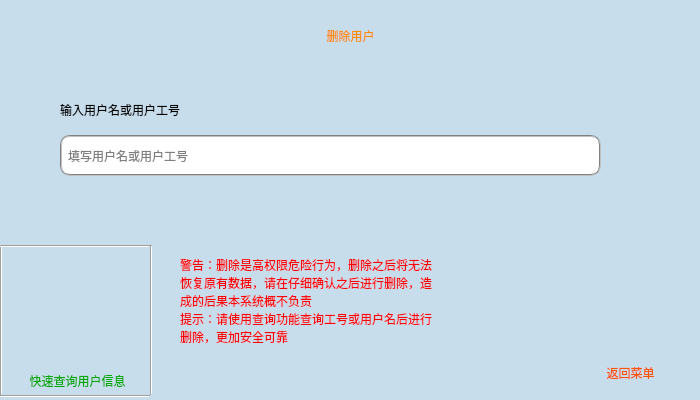
<?xml version="1.0" encoding="UTF-8"?>
<ui version="4.0">
 <class>DeleteUser</class>
 <widget class="QMainWindow" name="DeleteUser">
  <property name="geometry">
   <rect>
    <x>0</x>
    <y>0</y>
    <width>700</width>
    <height>400</height>
   </rect>
  </property>
  <property name="windowTitle">
   <string>MainWindow</string>
  </property>
  <widget class="QWidget" name="centralwidget">
   <widget class="Line" name="line_3">
    <property name="geometry">
     <rect>
      <x>150</x>
      <y>245</y>
      <width>3</width>
      <height>150</height>
     </rect>
    </property>
    <property name="orientation">
     <enum>Qt::Vertical</enum>
    </property>
   </widget>
   <widget class="Line" name="line">
    <property name="geometry">
     <rect>
      <x>0</x>
      <y>245</y>
      <width>150</width>
      <height>3</height>
     </rect>
    </property>
    <property name="orientation">
     <enum>Qt::Horizontal</enum>
    </property>
   </widget>
   <widget class="QPushButton" name="pb_back">
    <property name="geometry">
     <rect>
      <x>660</x>
      <y>355</y>
      <width>30</width>
      <height>30</height>
     </rect>
    </property>
    <property name="styleSheet">
     <string notr="true">background-color: rgba(154, 200, 233, 115);background-image: url(:/res/res/ADD_GOODS_ICO/menu.png);</string>
    </property>
    <property name="text">
     <string/>
    </property>
    <property name="flat">
     <bool>true</bool>
    </property>
   </widget>
   <widget class="Line" name="line_2">
    <property name="geometry">
     <rect>
      <x>0</x>
      <y>245</y>
      <width>3</width>
      <height>150</height>
     </rect>
    </property>
    <property name="orientation">
     <enum>Qt::Vertical</enum>
    </property>
   </widget>
   <widget class="QLabel" name="label_6">
    <property name="geometry">
     <rect>
      <x>60</x>
      <y>95</y>
      <width>241</width>
      <height>30</height>
     </rect>
    </property>
    <property name="styleSheet">
     <string notr="true">font: 13pt &quot;方正粗圆简体&quot;;
</string>
    </property>
    <property name="text">
     <string>输入用户名或用户工号</string>
    </property>
   </widget>
   <widget class="QLabel" name="label_3">
    <property name="geometry">
     <rect>
      <x>0</x>
      <y>-5</y>
      <width>701</width>
      <height>81</height>
     </rect>
    </property>
    <property name="styleSheet">
     <string notr="true">font: 30pt &quot;方正粗圆简体&quot;;
color: rgb(255, 140, 0);</string>
    </property>
    <property name="text">
     <string>删除用户</string>
    </property>
    <property name="alignment">
     <set>Qt::AlignCenter</set>
    </property>
   </widget>
   <widget class="QPushButton" name="pb_GoDelete">
    <property name="geometry">
     <rect>
      <x>610</x>
      <y>129</y>
      <width>50</width>
      <height>50</height>
     </rect>
    </property>
    <property name="styleSheet">
     <string notr="true">background-color: rgba(154, 200, 233, 115);background-image: url(:/res/res/ICO2/Delete.png);</string>
    </property>
    <property name="text">
     <string/>
    </property>
    <property name="flat">
     <bool>true</bool>
    </property>
   </widget>
   <widget class="QPushButton" name="pb_SearchUser">
    <property name="geometry">
     <rect>
      <x>25</x>
      <y>265</y>
      <width>100</width>
      <height>100</height>
     </rect>
    </property>
    <property name="styleSheet">
     <string notr="true">background-color: rgba(154, 200, 233, 115);background-image: url(:/res/res/ICO2/search.png);
color: rgba(154, 200, 233, 115);</string>
    </property>
    <property name="text">
     <string/>
    </property>
    <property name="flat">
     <bool>true</bool>
    </property>
   </widget>
   <widget class="QLabel" name="label_2">
    <property name="geometry">
     <rect>
      <x>7</x>
      <y>370</y>
      <width>141</width>
      <height>21</height>
     </rect>
    </property>
    <property name="styleSheet">
     <string notr="true">font:9pt &quot;方正粗圆简体&quot;;
color: rgb(0, 170, 0);</string>
    </property>
    <property name="text">
     <string>快速查询用户信息</string>
    </property>
    <property name="alignment">
     <set>Qt::AlignCenter</set>
    </property>
   </widget>
   <widget class="QLabel" name="label_4">
    <property name="geometry">
     <rect>
      <x>590</x>
      <y>362</y>
      <width>81</width>
      <height>21</height>
     </rect>
    </property>
    <property name="styleSheet">
     <string notr="true">font:9pt &quot;方正粗圆简体&quot;;
color: rgb(255, 85, 0);</string>
    </property>
    <property name="text">
     <string>返回菜单</string>
    </property>
    <property name="alignment">
     <set>Qt::AlignCenter</set>
    </property>
   </widget>
   <widget class="QLineEdit" name="le_UserId">
    <property name="geometry">
     <rect>
      <x>60</x>
      <y>135</y>
      <width>541</width>
      <height>41</height>
     </rect>
    </property>
    <property name="styleSheet">
     <string notr="true">font: 10pt &quot;方正粗圆简体&quot;;border:2px groove gray;border-radius:10px;padding:2px 4px</string>
    </property>
    <property name="placeholderText">
     <string>填写用户名或用户工号</string>
    </property>
    <property name="clearButtonEnabled">
     <bool>true</bool>
    </property>
   </widget>
   <widget class="QLabel" name="label">
    <property name="geometry">
     <rect>
      <x>0</x>
      <y>-5</y>
      <width>700</width>
      <height>430</height>
     </rect>
    </property>
    <property name="styleSheet">
     <string notr="true">background-color: rgba(154, 200, 233, 115);</string>
    </property>
    <property name="text">
     <string/>
    </property>
   </widget>
   <widget class="QLabel" name="label_7">
    <property name="geometry">
     <rect>
      <x>180</x>
      <y>245</y>
      <width>391</width>
      <height>111</height>
     </rect>
    </property>
    <property name="styleSheet">
     <string notr="true">font: 11pt &quot;方正粗圆简体&quot;;
color: rgb(255, 0, 0);</string>
    </property>
    <property name="text">
     <string>警告：删除是高权限危险行为，删除之后将无法
恢复原有数据，请在仔细确认之后进行删除，造
成的后果本系统概不负责
提示：请使用查询功能查询工号或用户名后进行
删除，更加安全可靠</string>
    </property>
   </widget>
   <widget class="Line" name="line_4">
    <property name="geometry">
     <rect>
      <x>0</x>
      <y>395</y>
      <width>150</width>
      <height>3</height>
     </rect>
    </property>
    <property name="orientation">
     <enum>Qt::Horizontal</enum>
    </property>
   </widget>
   <widget class="QLabel" name="label_5">
    <property name="geometry">
     <rect>
      <x>30</x>
      <y>140</y>
      <width>30</width>
      <height>30</height>
     </rect>
    </property>
    <property name="styleSheet">
     <string notr="true">background-image: url(:/res/res/User.png);</string>
    </property>
    <property name="text">
     <string/>
    </property>
   </widget>
   <zorder>label</zorder>
   <zorder>label_2</zorder>
   <zorder>line_4</zorder>
   <zorder>pb_GoDelete</zorder>
   <zorder>label_3</zorder>
   <zorder>pb_back</zorder>
   <zorder>label_7</zorder>
   <zorder>label_6</zorder>
   <zorder>line_3</zorder>
   <zorder>le_UserId</zorder>
   <zorder>label_4</zorder>
   <zorder>line_2</zorder>
   <zorder>line</zorder>
   <zorder>pb_SearchUser</zorder>
   <zorder>label_5</zorder>
  </widget>
  <widget class="QMenuBar" name="menubar">
   <property name="geometry">
    <rect>
     <x>0</x>
     <y>0</y>
     <width>700</width>
     <height>23</height>
    </rect>
   </property>
  </widget>
 </widget>
 <resources/>
 <connections/>
</ui>
